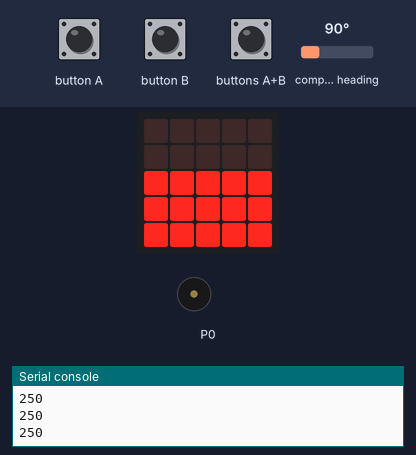
Recording of a program running on a simulated BBC micro:bit (MakeCode). Parts: the board's 5×5 LED display, buzzer (waves = sounding), the last lines printed to the serial console. Inputs (shaded band) come from the test bench; at power-on: compass heading 90°. The 48×5 strip is a reading aid, not a part: it shows the text the display is scrolling, unrolled, one strip-width of it at a time; the compass is already calibrated.

Above: at 1.3 s.
1.4 s: buttons A+B pressed for 0.15 s
At 1.8 s:
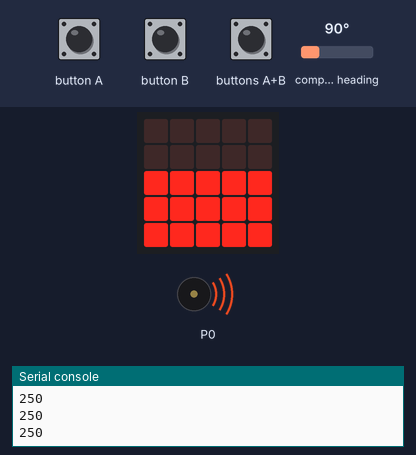
3.7 s: button B pressed for 0.15 s
At 7.2 s:
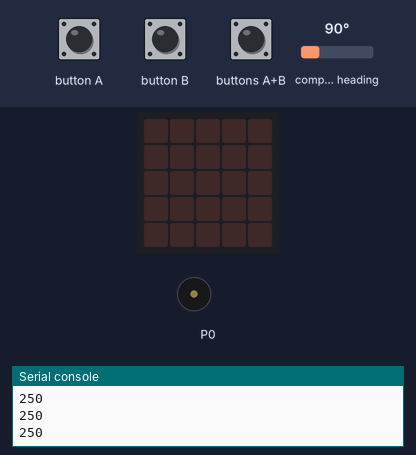
7.4 s: compass heading set to 180°
At 9.0 s:
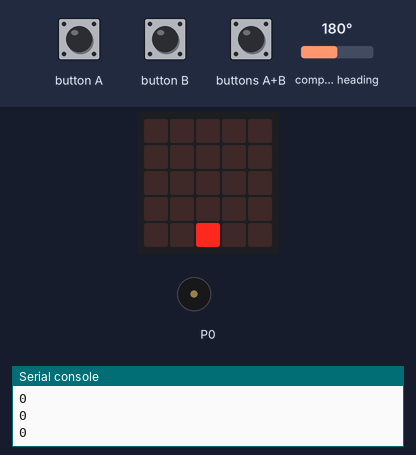
10.0 s: buttons A+B pressed for 1 s
At 10.4 s:
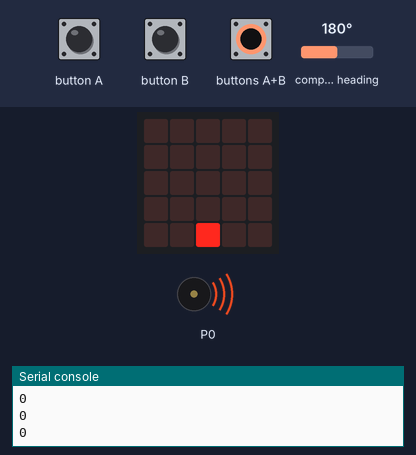
11.6 s: compass heading set to 269°
At 11.9 s:
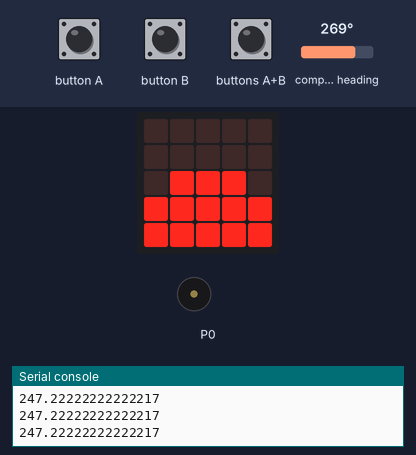
Timing chart, 0 to 14.1 s (numbered marks = the images above; inputs shaded):
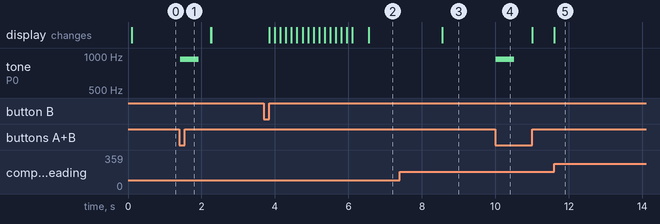

Measured:
- after the input at 1.4 s, tone on P0: silent → 932 Hz at once, → silent 0.50 s later
- after the input at 3.7 s, the display: first changes after 0.15 s (image 2 shows a later state)
- after the input at 7.4 s, the display: changes after 1.2 s (image 3)
- after the input at 10.0 s, tone on P0: silent → 932 Hz at once, → silent 0.50 s later
- after the input at 11.6 s, the display: changes at once (image 5)

The program:

main.ts
```typescript
input.onButtonPressed(Button.A, function () {
    music.ringTone(northNoise)
})
input.onButtonPressed(Button.AB, function () {
    basic.clearScreen()
    basic.showIcon(IconNames.Yes)
    input.calibrateCompass()
    basic.clearScreen()
})
input.onButtonPressed(Button.B, function () {
    basic.clearScreen()
    iFlag = 1
    basic.showNumber(north)
    basic.pause(2000)
    iFlag = 0
})
function sonner () {
    music.playTone(932, music.beat(BeatFraction.Whole))
    basic.pause(noise - northNoise)
}
let northNoise = 0
let iFlag = 0
let north = 0
let noise = 0
noise = 500
north = 0
iFlag = 0
input.calibrateCompass()
basic.forever(function () {
    if (iFlag == 0) {
        north = input.compassHeading()
        if (north <= 180) {
            northNoise = noise - noise / 180 * north
        } else {
            northNoise = noise / 180 * north - noise
        }
        led.plotBarGraph(
        northNoise,
        noise
        )
    }
})
basic.forever(function () {
    if (input.buttonIsPressed(Button.A)) {
        sonner()
    } else {
        music.stopAllSounds()
    }
})
```

test.ts
```typescript
// テストはここに来ます。このパッケージが拡張機能として使用されるときにはコンパイルされません。
```
